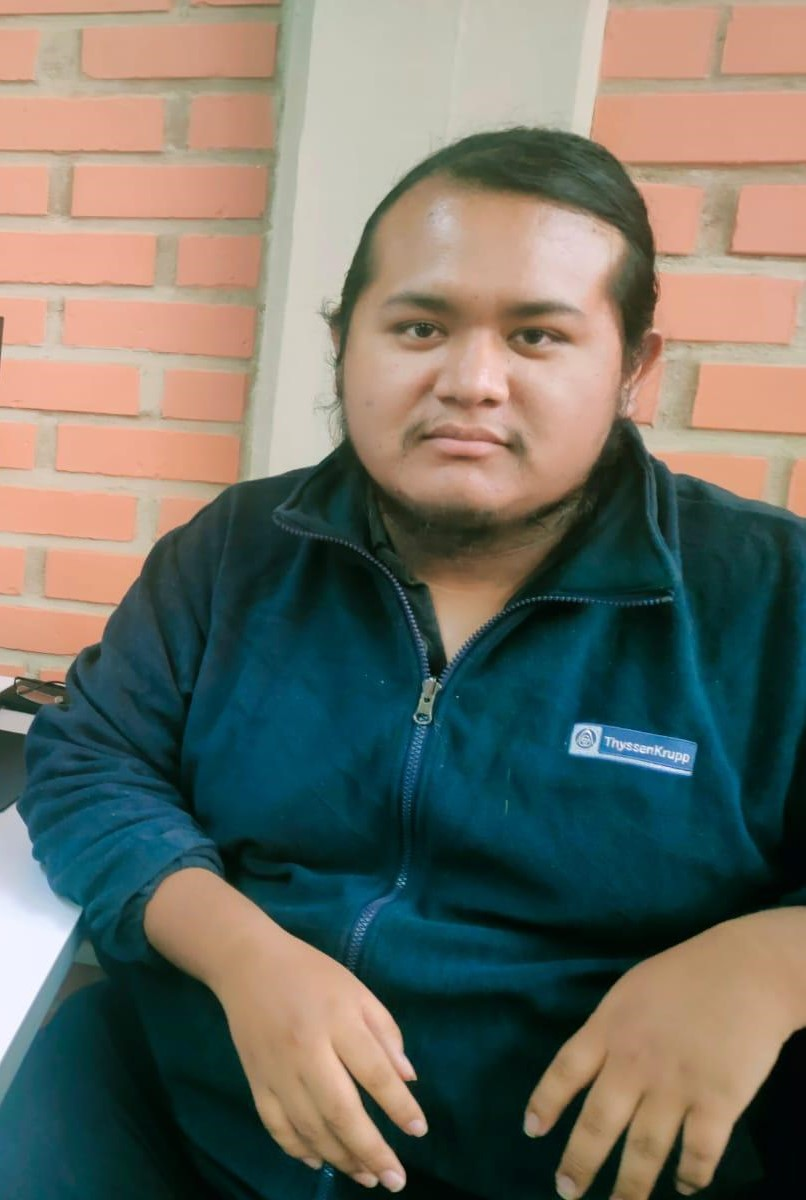
#> input picture unidad2/examen 2/imagenes/img _persona.jpg, 806 x 1200 px, found by its file name
$ jupyter execute --allow-errors caballero_condori_franz_abdel.ipynb   (older library calls are emulated)
#> lines starting #> are read from the running program, lines starting #| are printed output that depends on the picture; after the words box and inside, x2 and y2 are one past the last pixel; in counts of white or black regions, pixels touching at a corner belong together
Examen
Nombre:caballero condori franz abdel

1.- Atenúa elruido en la imagen ruido.jpg tal cual se ve en el ejemplo:

[cell 1]
import cv2
import numpy as np
import matplotlib.pyplot as plt

ruta=r"D:\Franz Caballero\Procesamiento de imagenes\Actividades\Ejercicios python\unidad2\examen 2\imagenes\ruido.jpg"

img=cv2.imread(ruta)
#> (the rest of this cell did not finish here and is left out)

2.- Usando la imagen “rosa.png” obtenga el siguiente resultado:

[cell 2]
img = cv2.imread(ruta)
#> (the rest of this cell did not finish here and is left out)

3.- Usando la imagen “Elementos jpg” obtenga el siguiente resultado.

[cell 3]
ruta=r"D:\Franz Caballero\Procesamiento de imagenes\Actividades\Ejercicios python\unidad2\examen 2\imagenes\elementos.jpg"


import cv2
import numpy as np
import matplotlib.pyplot as plt

def conteo(img):
    img_gray = cv2.cvtColor(img, cv2.COLOR_BGR2GRAY)
    _, imgbin = cv2.threshold(img_gray, 127, 255, cv2.THRESH_BINARY_INV + cv2.THRESH_OTSU)
    contornos, _ = cv2.findContours(imgbin, cv2.RETR_EXTERNAL, cv2.CHAIN_APPROX_SIMPLE)
    count = len(contornos)
    return count, imgbin

imagen = cv2.imread(ruta)

#> (the rest of this cell did not finish here and is left out)

4.- Usando la imagen Cristo obtiene el siguiente resultado (utiliza máscaras de
convolución)

[cell 4]
import cv2
import numpy as np
import matplotlib.pyplot as plt

img = cv2.imread(r'D:\Franz Caballero\Procesamiento de imagenes\Actividades\Ejercicios python\unidad2\examen 2\imagenes\cristo.jpg')
#> (the rest of this cell did not finish here and is left out)

5.- Realiza una combinación de técnicas con una fotografía tuya (utiliza las técnicas de
bordes) explica las diferencias

[cell 5]
path = r"D:\Franz Caballero\Procesamiento de imagenes\Actividades\Ejercicios python\unidad2\examen 2\imagenes\img _persona.jpg"

img = cv2.imread(path)
#> img is the input picture: shape (1200, 806, 3); mean B, G, R 101.5, 111.7, 110.7
def aplicar_roberts(imagen_gray):
    robertX = np.array([[-1, 0], [0, 1]])
    robertY = np.array([[0, -1], [1, 0]])
    img_RobX = cv2.filter2D(imagen_gray, -1, robertX)
    img_RobY = cv2.filter2D(imagen_gray, -1, robertY)
    magnitud = np.sqrt(img_RobX**2 + img_RobY**2)
    direccion = np.arctan2(img_RobY, img_RobX)
    return magnitud, direccion

def aplicar_prewitt(imagen_gray):
    prewittX = np.array([[1, 0, -1],
                         [1, 0, -1],
                         [1, 0, -1]])
    prewittY = np.array([[1, 1, 1],
                         [0, 0, 0],
                         [-1, -1, -1]])
    img_PrewX = cv2.filter2D(imagen_gray, -1, prewittX)
    img_PrewY = cv2.filter2D(imagen_gray, -1, prewittY)
    magnitud = np.sqrt(img_PrewX**2 + img_PrewY**2)
    direccion = np.arctan2(img_PrewY, img_PrewX)
    return magnitud, direccion

def aplicar_sobel(imagen_gray):
    sobelX = np.array([[1, 0, -1],
                       [2, 0, -2],
                       [1, 0, -1]])
    sobelY = np.array([[1, 2, 1],
                       [0, 0, 0],
                       [-1, -2, -1]])
    img_SobelX = cv2.filter2D(imagen_gray, -1, sobelX)
    img_SobelY = cv2.filter2D(imagen_gray, -1, sobelY)
    magnitud = np.sqrt(img_SobelX**2 + img_SobelY**2)
    direccion = np.arctan2(img_SobelY, img_SobelX)
    return magnitud, direccion

def aplicar_canny(imagen_gray, t1=100, t2=200):
    return cv2.Canny(imagen_gray, t1, t2)
def robert_mejorado(imagen):
    img_Gray = cv2.cvtColor(imagen, cv2.COLOR_BGR2GRAY)
    suavisado=cv2.GaussianBlur(img_Gray,(3,3),0)
    kernelX=np.array([[-2, 0], [0, 2]],dtype=np.float32)
    kernelY=np.array([[0, 2], [-2, 0]],dtype=np.float32)
    robX=cv2.filter2D(suavisado,cv2.CV_16S,kernelX)
    robY=cv2.filter2D(suavisado,cv2.CV_16S,kernelY)
    robert=cv2.addWeighted(np.abs(robX),0.7,np.abs(robY),0.7,0)
    #resaltar bordes
    _, bordes = cv2.threshold(robert, 30, 255, cv2.THRESH_BINARY)
    return bordes
def prewitt_mejorado(imagen):
    img_Gray = cv2.cvtColor(imagen, cv2.COLOR_BGR2GRAY)
    img_Gray=cv2.GaussianBlur(img_Gray,(3,3),0)
    prewiitX=np.array([[3, 0,-3], [3, 0,-3],[3, 0,-3]],dtype=np.float32)
    prewiitY=np.array([[3, 3,3], [0, 0,0],[-3, -3,-3]],dtype=np.float32)
    preX=cv2.filter2D(img_Gray,cv2.CV_16S,prewiitX)
    preY=cv2.filter2D(img_Gray,cv2.CV_16S,prewiitY)
    magnitud=np.sqrt(preX**2+preY**2)
    #resaltar bordes
    _, bordes = cv2.threshold(magnitud, 30, 255, cv2.THRESH_BINARY)
    return bordes
def sonel_mejorado(imagen,tam_kernel=3,umbral=30):
    img_Gray = cv2.cvtColor(imagen, cv2.COLOR_BGR2GRAY)
    img_Gray=cv2.GaussianBlur(img_Gray,(3,3),0)
    sobelX=cv2.Sobel(img_Gray,cv2.CV_64F,1,0,ksize=tam_kernel)
    sobelY=cv2.Sobel(img_Gray,cv2.CV_64F,1,0,ksize=tam_kernel)
    magnitud=np.sqrt(sobelX**2+sobelY**2)
    magnitud=cv2.normalize(magnitud,None,0,255,cv2.NORM_MINMAX,cv2.CV_8U)
    _, bordes = cv2.threshold(magnitud, umbral, 255, cv2.THRESH_BINARY + cv2.THRESH_OTSU)
    #unir bordes
    kernel_morfologico=np.ones((2,2),np.uint8)
    bordes=cv2.morphologyEx(bordes,cv2.MORPH_CLOSE,kernel_morfologico)
    return bordes
def mostrar_resultados(imagen_path):
    img = cv2.imread(imagen_path)
    if img is None:
        print("No se pudo cargar la imagen.")
        return
    img_Gray = cv2.cvtColor(img, cv2.COLOR_BGR2GRAY)
    bordes_robert = robert_mejorado(img)
    bordes_sonel = sonel_mejorado(img)
    bordes_prewitt = prewitt_mejorado(img)
    rob_mag, rob_dir = aplicar_roberts(img_Gray)
    prew_mag, prew_dir = aplicar_prewitt(img_Gray)
    sobel_mag, sobel_dir = aplicar_sobel(img_Gray)
    canny = aplicar_canny(img_Gray)

    plt.figure(figsize=(15, 12))
    text = "Conteo de objetos por color:\n\n"
    text += f"robert_mejorado: Detecta bordes con un enfoque básico, pero mejorado con suavizado previo.\n"
    text += f"sonel_mejorado: Variante del Sobel con ajustes para resaltar bordes más definidos.\n"
    text += f"prewitt_mejorado: Similar a Sobel, pero con un enfoque más simple y menos sensible al ruido.\n"
    text += f"aplicar_roberts: Detecta bordes con un operador cruzado, útil para bordes finos.\n"
    text += f"aplicar_prewitt: Detecta bordes con un enfoque direccional, menos preciso que Sobel.\n"
    text += f"aplicar_sobel: Detecta bordes con mayor precisión y sensibilidad a cambios de intensidad.\n"
    text += f"aplicar_canny: Filtro integrado de OpenCV, combina detección de bordes y supresión de no máximos.\n"

    plt.subplot(5, 3, 1)
    plt.text(0, 0.5, text, fontsize=12)
    plt.axis('off')
    # Robert
    plt.subplot(5, 3,4)
    plt.imshow(rob_mag, cmap='gray')
    plt.title("Robert - Magnitud")
    plt.axis('off')

    plt.subplot(5, 3, 5)
    plt.imshow(rob_dir, cmap='gray')
    plt.title("Robert - Dirección")
    plt.axis('off')

    plt.subplot(5, 3, 6)
    plt.imshow(bordes_robert, cmap='gray')
    plt.title("Robert - mejorado")
    plt.axis('off')

    # Prewitt
    plt.subplot(5, 3, 7)
    plt.imshow(prew_mag, cmap='gray')
    plt.title("Prewitt - Magnitud")
    plt.axis('off')

    plt.subplot(5, 3, 8)
    plt.imshow(prew_dir, cmap='gray')
    plt.title("Prewitt - Dirección")
    plt.axis('off')

    plt.subplot(5, 3, 9)
    plt.imshow(bordes_prewitt, cmap='gray')
    plt.title("Prewitt - mejorado")
    plt.axis('off')

    # Sobel
    plt.subplot(5, 3, 10)
    plt.imshow(sobel_mag, cmap='gray')
    plt.title("Sobel - Magnitud")
    plt.axis('off')

    plt.subplot(5, 3, 11)
    plt.imshow(sobel_dir, cmap='gray')
    plt.title("Sobel - Dirección")
    plt.axis('off')

    plt.subplot(5, 3, 12)
    plt.imshow(bordes_sonel, cmap='gray')
    plt.title("Sobel - mejorado")
    plt.axis('off')

    # Canny
    plt.subplot(5, 3, 13)
    plt.imshow(canny, cmap='gray')
    plt.title("Canny - Bordes")
    plt.axis('off')


    plt.tight_layout()
    plt.show()
mostrar_resultados(path)
#> in robert_mejorado, `_, bordes = cv2.threshold(robert, 30, 255, cv2.THRESH_BINARY)`:
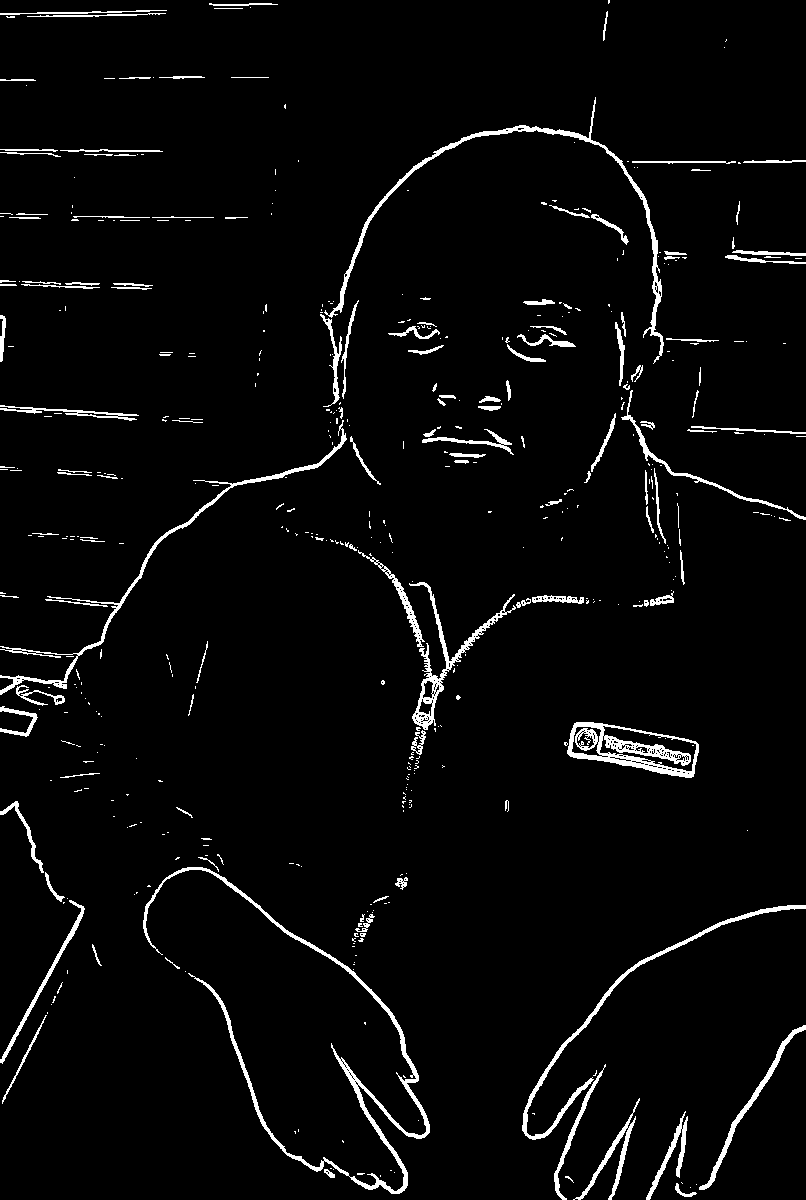
#> bordes: shape (1200, 806) int16; 3.5% white; 480 white regions (347 under 20 px), largest, box (x1, y1, x2, y2) and area: (143, 867, 430, 1194) 4270, (567, 722, 699, 778) 2705, (324, 97, 664, 364) 2677
#> in sonel_mejorado, `_, bordes = cv2.threshold(magnitud, umbral, 255, cv2.THRESH_BINARY + c..`: bordes: shape (1200, 806); 2.5% white; 460 white regions (337 under 20 px), largest, box (x1, y1, x2, y2) and area: (319, 148, 443, 404) 1363, (521, 920, 728, 1138) 1270, (207, 869, 419, 1082) 1248
#> in sonel_mejorado, `bordes=cv2.morphologyEx(bordes,cv2.MORPH_CLOSE,kernel_morfologico)`: bordes: shape (1200, 806); 2.6% white; 353 white regions (239 under 20 px), largest, box (x1, y1, x2, y2) and area: (320, 149, 444, 405) 1395, (522, 920, 733, 1139) 1276, (208, 866, 420, 1083) 1263
#> in prewitt_mejorado, `_, bordes = cv2.threshold(magnitud, 30, 255, cv2.THRESH_BINARY)`: bordes: shape (1200, 806) float32; 26.9% white; 1644 white regions (1379 under 20 px), largest, box (x1, y1, x2, y2) and area: (0, 0, 806, 1200) 209036, (442, 884, 806, 1200) 15081, (558, 635, 700, 807) 4441
#> in aplicar_sobel, `magnitud = np.sqrt(img_SobelX**2 + img_SobelY**2)`:
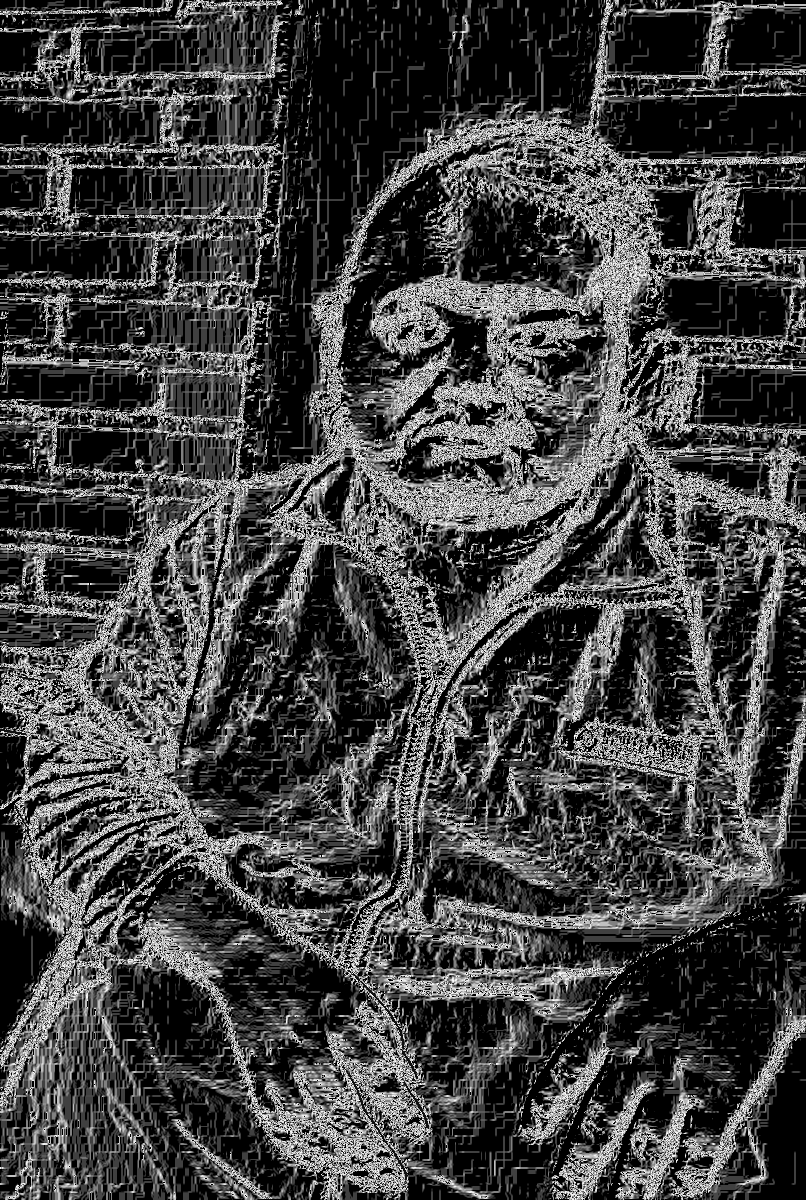
#> magnitud: shape (1200, 806) float16; min 0, max 15.81, mean 4.15; drawn with min black and max white
#> in aplicar_canny, `return cv2.Canny(imagen_gray, t1, t2)`: returned value: shape (1200, 806); 1.2% white in thin lines or dots

6.- Realiza el código del lapaciano y lapaciano del gausiano mejorando los bordes
(deben verse más nítidos los bordes encontrados )

[cell 6]
import cv2
import numpy as np
import matplotlib.pyplot as plt

ruta=r"D:\Franz Caballero\Procesamiento de imagenes\Actividades\Ejercicios python\unidad2\examen 2\imagenes\img _persona.jpg"

img=cv2.imread(ruta,0)
#> img: shape (1200, 806); min 0, max 251, mean 110.2
_, imgbin = cv2.threshold(img, 127, 255, cv2.THRESH_BINARY_INV + cv2.THRESH_OTSU)
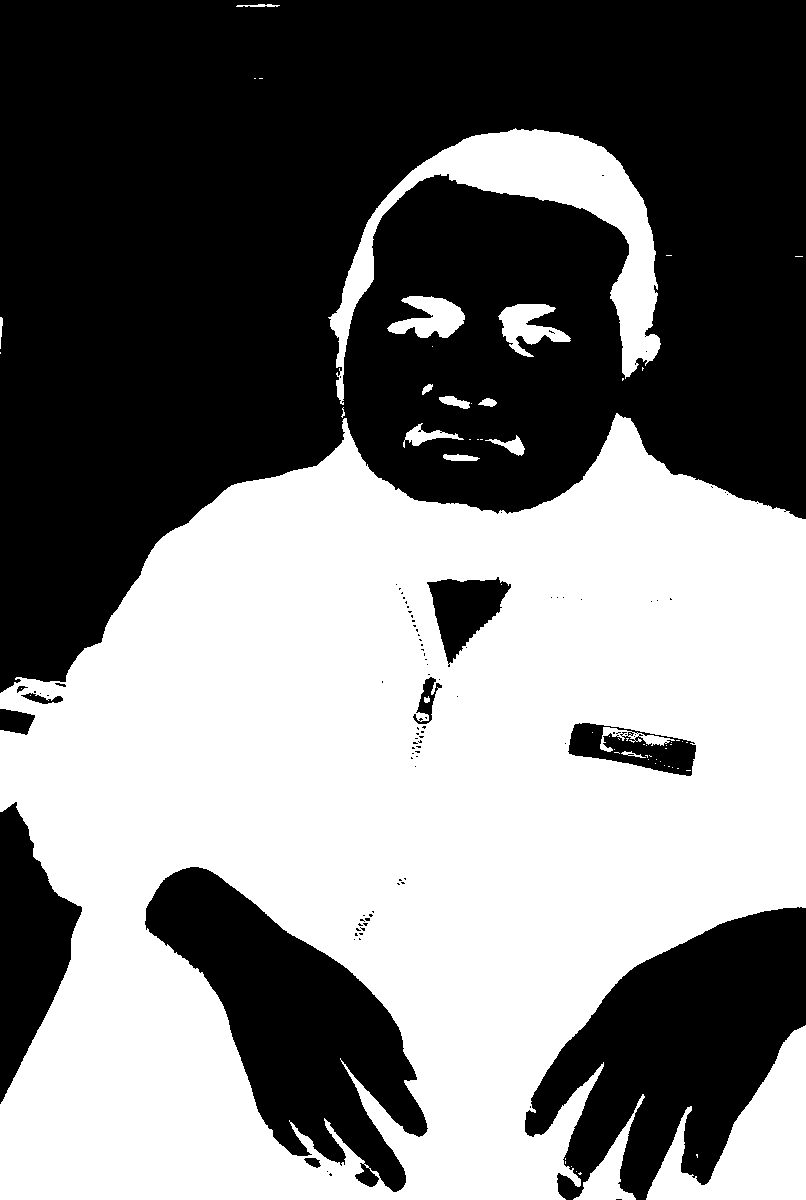
#> imgbin: shape (1200, 806); 48.4% white; 65 white regions (48 under 20 px), largest, box (x1, y1, x2, y2) and area: (0, 413, 806, 1200) 426761, (328, 128, 661, 405) 20669, (646, 1025, 806, 1200) 12760
ventana=5
factor=6
imagen_umbr=cv2.adaptiveThreshold(img,255,cv2.ADAPTIVE_THRESH_GAUSSIAN_C,cv2.THRESH_BINARY,ventana,factor)
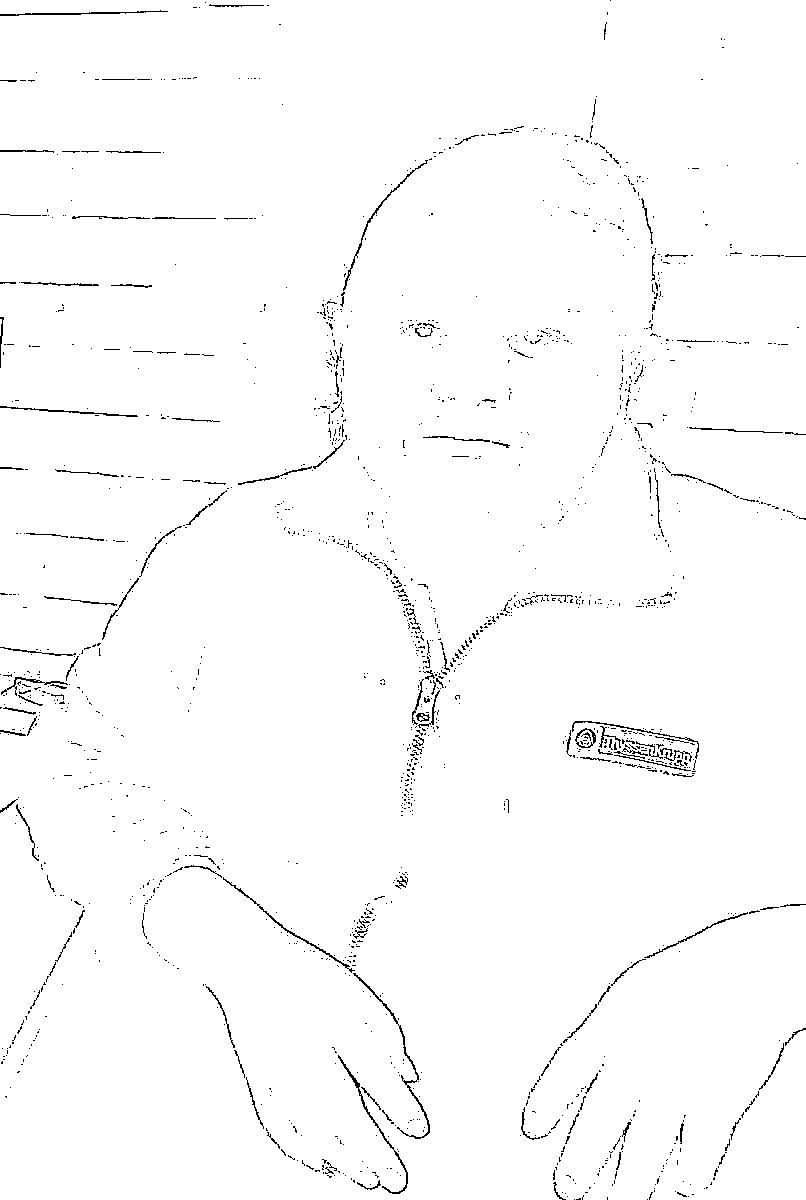
#> imagen_umbr: shape (1200, 806); 98.5% white; black in thin lines or dots

img=cv2.cvtColor(img,cv2.COLOR_BGR2RGB)
#> img: shape (1200, 806, 3)
laplace = cv2.Laplacian(imagen_umbr, cv2.CV_64F)
laplace = cv2.convertScaleAbs(laplace)
#> laplace: shape (1200, 806); 3.8% white; 681 white regions (506 under 20 px), largest, box (x1, y1, x2, y2) and area: (562, 720, 700, 778) 3081, (164, 864, 431, 1195) 2726, (406, 637, 451, 776) 1719


blurred = cv2.GaussianBlur(img, (5, 5), 3)
log = cv2.Laplacian(blurred, cv2.CV_64F)

plt.figure(figsize=(15, 5))
plt.subplot(1,3,1)
plt.title("original")
plt.imshow(img)
plt.axis("off")

plt.subplot(1,3,2)
plt.title("Laplaciano")
plt.imshow(laplace)
plt.axis("off")

plt.subplot(1,3,3)
plt.title("Laplaciano GAUSS")
plt.imshow(log)
plt.axis("off")

plt.show()
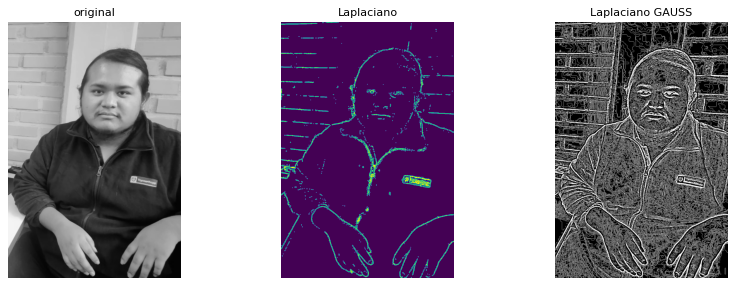
#> figure drawn by matplotlib, 3 panels

$ run again, with Unidad1/imagen evaluadas/eje1/recorte.jpg copied over unidad2/examen 2/imagenes/img _persona.jpg
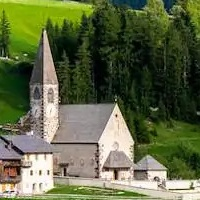
#> input picture Unidad1/imagen evaluadas/eje1/recorte.jpg, 200 x 200 px, found by its file name
#> img is the input picture: shape (200, 200, 3); mean B, G, R 68.7, 103.5, 95
#> in robert_mejorado, `_, bordes = cv2.threshold(robert, 30, 255, cv2.THRESH_BINARY)`:
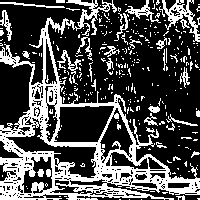
#> bordes: shape (200, 200) int16; 30.5% white; 316 white regions (285 under 20 px), largest, box (x1, y1, x2, y2) and area: (0, 0, 200, 200) 8713, (159, 0, 200, 42) 561, (125, 0, 161, 23) 198
#> imgbin: shape (200, 200); 59.7% white; 82 black regions (71 under 20 px), largest, box (x1, y1, x2, y2) and area: (0, 29, 200, 200) 12595, (0, 0, 97, 47) 2611, (143, 0, 176, 26) 250
#> imagen_umbr: shape (200, 200); 77.9% white; black in thin lines or dots
#> `plt.show()`:
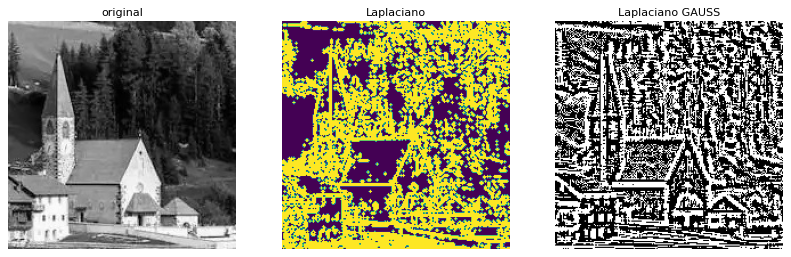
#> figure drawn by matplotlib, 3 panels
